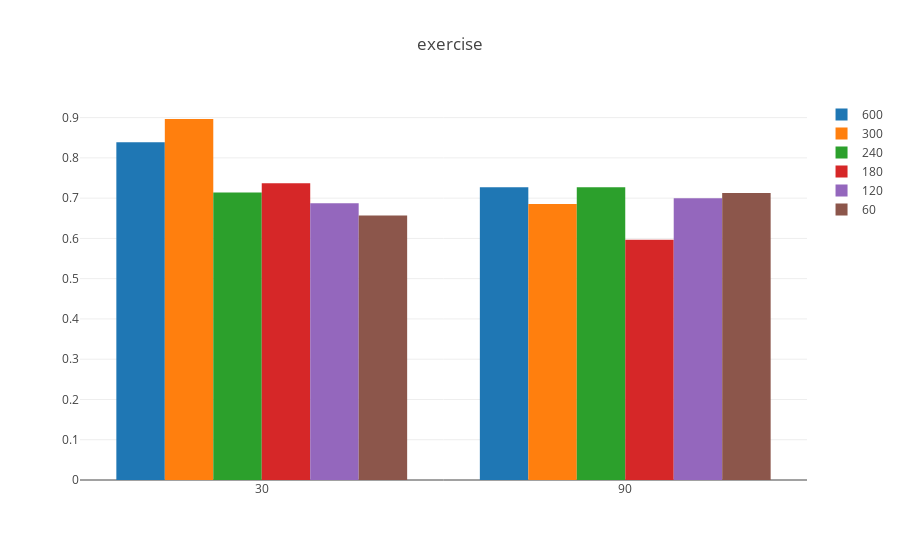
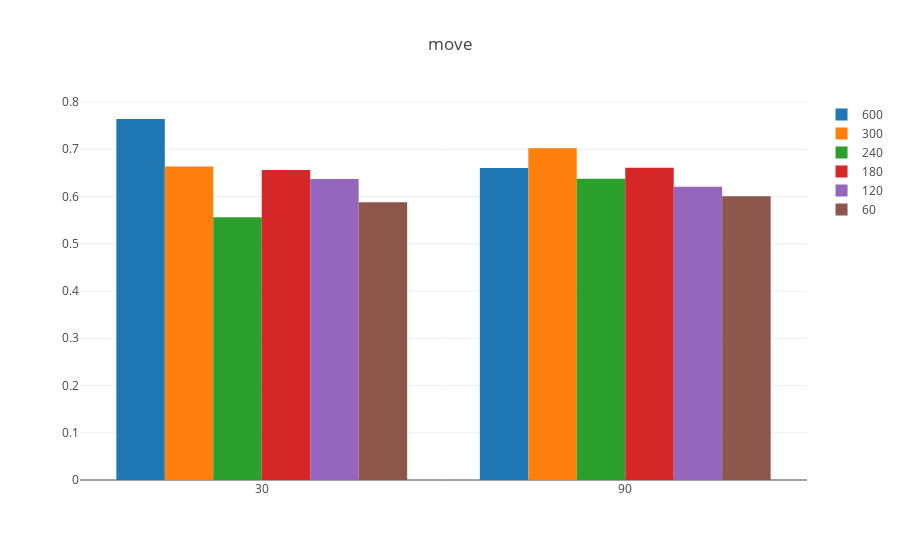
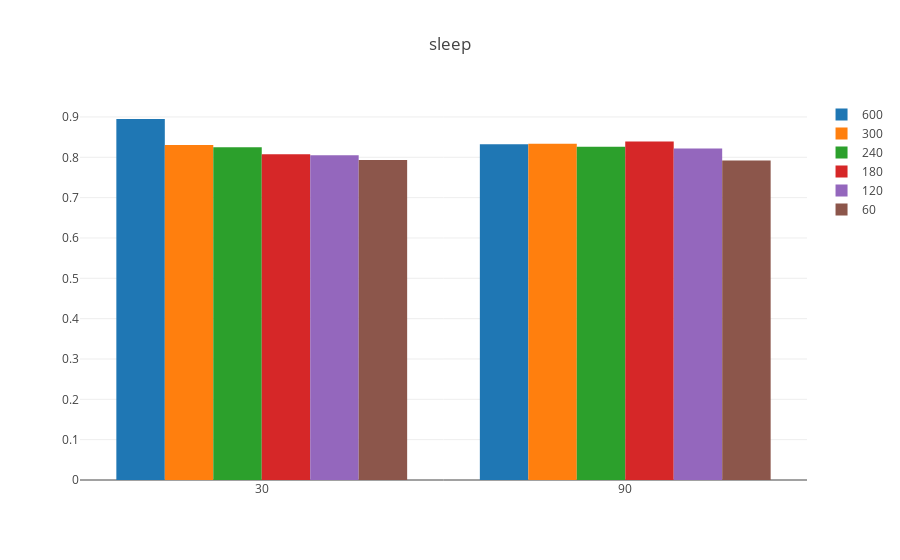
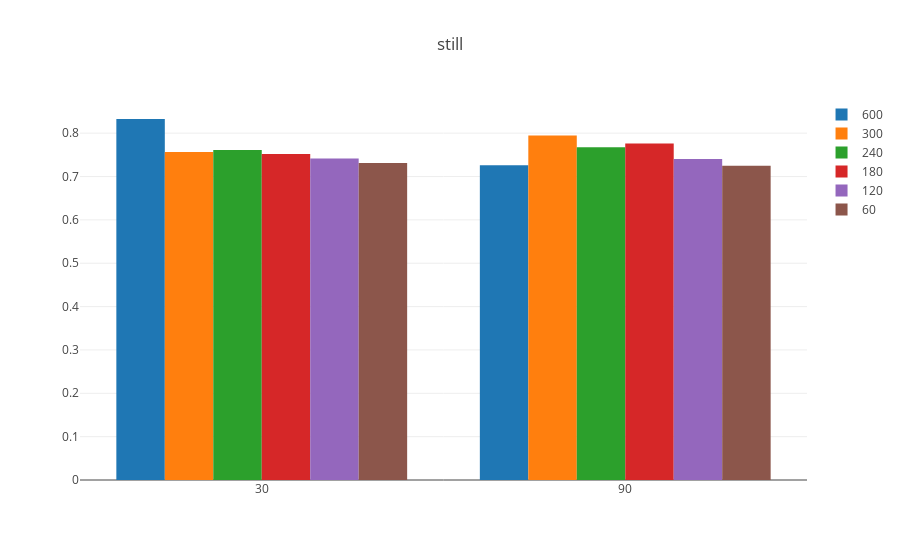

Notebook source saved alongside these figures, in order:
### Markdown cell above
## Comparing crops and fragment len

### Code cell
dv.bargroup(dfinter[dfinter['classifier']=='rf'], 'class', 'duration', 'crop', 'f1')

### Figure 1 — Plotly figure (JSON) as saved in the notebook; plotly's stock layout.template omitted (floating-point values rounded to 4 significant figures)
{"data": [{"name": 600, "type": "bar", "x": [30, 90], "y": [0.8387, 0.7273]}, {"name": 300, "type": "bar", "x": [30, 90], "y": [0.8966, 0.6857]}, {"name": 240, "type": "bar", "x": [30, 90], "y": [0.7143, 0.7273]}, {"name": 180, "type": "bar", "x": [30, 90], "y": [0.7368, 0.5965]}, {"name": 120, "type": "bar", "x": [30, 90], "y": [0.6875, 0.7]}, {"name": 60, "type": "bar", "x": [30, 90], "y": [0.6567, 0.7129]}], "layout": {"barmode": "group", "title": "exercise"}}

### Figure 2 — Plotly figure (JSON) as saved in the notebook; plotly's stock layout.template omitted (floating-point values rounded to 4 significant figures)
{"data": [{"name": 600, "type": "bar", "x": [30, 90], "y": [0.764, 0.6602]}, {"name": 300, "type": "bar", "x": [30, 90], "y": [0.6635, 0.7021]}, {"name": 240, "type": "bar", "x": [30, 90], "y": [0.5561, 0.6378]}, {"name": 180, "type": "bar", "x": [30, 90], "y": [0.6563, 0.6607]}, {"name": 120, "type": "bar", "x": [30, 90], "y": [0.6369, 0.6206]}, {"name": 60, "type": "bar", "x": [30, 90], "y": [0.5878, 0.6004]}], "layout": {"barmode": "group", "title": "move"}}

### Figure 3 — Plotly figure (JSON) as saved in the notebook; plotly's stock layout.template omitted (floating-point values rounded to 4 significant figures)
{"data": [{"name": 600, "type": "bar", "x": [30, 90], "y": [0.8949, 0.8327]}, {"name": 300, "type": "bar", "x": [30, 90], "y": [0.8306, 0.8337]}, {"name": 240, "type": "bar", "x": [30, 90], "y": [0.8248, 0.8264]}, {"name": 180, "type": "bar", "x": [30, 90], "y": [0.8078, 0.8394]}, {"name": 120, "type": "bar", "x": [30, 90], "y": [0.805, 0.8216]}, {"name": 60, "type": "bar", "x": [30, 90], "y": [0.7931, 0.7918]}], "layout": {"barmode": "group", "title": "sleep"}}

### Figure 4 — Plotly figure (JSON) as saved in the notebook; plotly's stock layout.template omitted (floating-point values rounded to 4 significant figures)
{"data": [{"name": 600, "type": "bar", "x": [30, 90], "y": [0.8327, 0.7258]}, {"name": 300, "type": "bar", "x": [30, 90], "y": [0.7563, 0.7946]}, {"name": 240, "type": "bar", "x": [30, 90], "y": [0.7609, 0.7678]}, {"name": 180, "type": "bar", "x": [30, 90], "y": [0.7522, 0.7763]}, {"name": 120, "type": "bar", "x": [30, 90], "y": [0.7416, 0.7406]}, {"name": 60, "type": "bar", "x": [30, 90], "y": [0.7312, 0.7248]}], "layout": {"barmode": "group", "title": "still"}}
